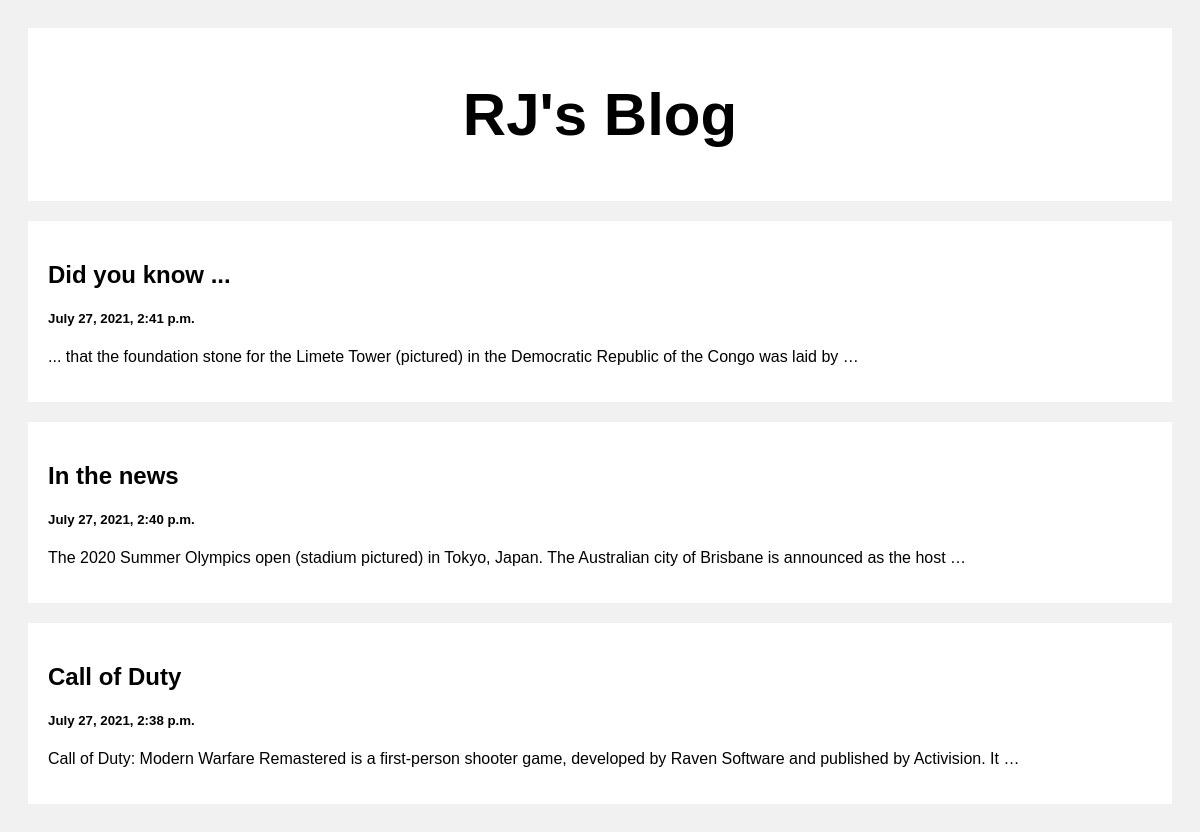
The page / on the database its author committed.
### posts/views.py (the view)
def index(request):
    posts = Post.objects.all()
    return render(request, 'index.html', {'posts' : posts})

### templates/index.html (shortened to what this page needs)
<!DOCTYPE html>
<html>
<head>
</head>
<body>
<div class="header">
  <h2>RJ's Blog</h2>
</div>
<div class="row">
  <div class="leftcolumn">
    {% for post in posts reversed %}
    <div class="card">
      <a style="text-decoration: none; color: black;" href="/post/{{post.id}}">
        <h2>{{post.title}}</h2>
        <h5>{{post.created_at}}</h5>
        <p>{{post.body|truncatewords:20}}</p>
      </a>
    </div>
    {% endfor %}
  </div>
</div>
</body>
</html>

### templates/index.html (style rules this page uses)
* { box-sizing: border-box; }
body { font-family: Arial; padding: 20px; background: #f1f1f1; }
.header { padding: 2px; font-size: 40px; text-align: center; background: white; }
.leftcolumn { float: left; width: 100%; }
.card { background-color: white; padding: 20px; margin-top: 20px; }
.row:after { content: ""; display: table; clear: both; }

### rows shown on the page
Post: title "Did you know ...", created_at "July 27, 2021, 2:41 p.m.", body "... that the foundation stone for the Limete Tower (pictured) in the Democratic Republic of the Congo was laid by …"
Post: title "In the news", created_at "July 27, 2021, 2:40 p.m.", body "The 2020 Summer Olympics open (stadium pictured) in Tokyo, Japan. The Australian city of Brisbane is announced as the host …"
Post: title "Call of Duty", created_at "July 27, 2021, 2:38 p.m.", body "Call of Duty: Modern Warfare Remastered is a first-person shooter game, developed by Raven Software and published by Activision. It …"
